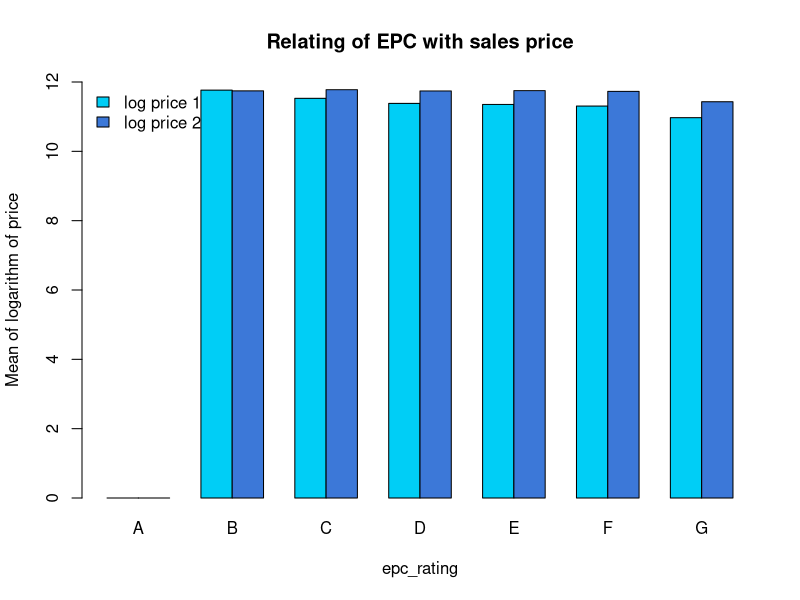
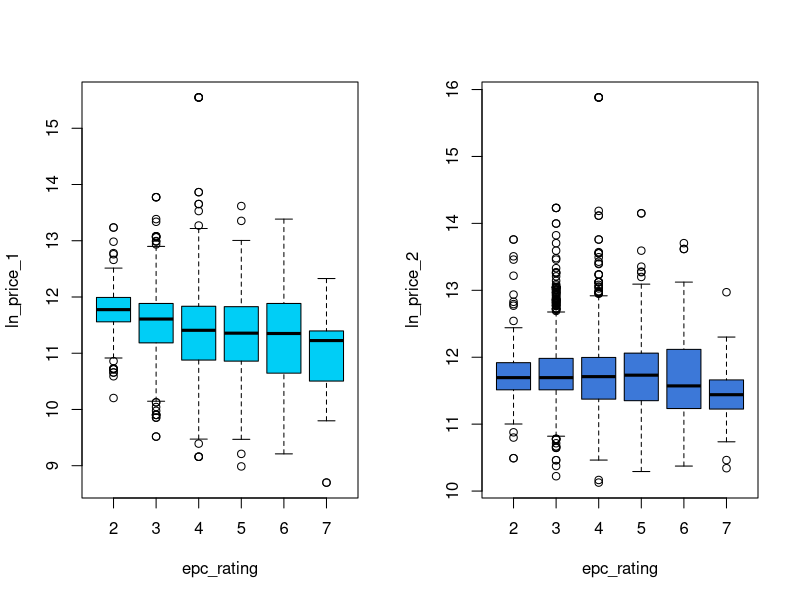
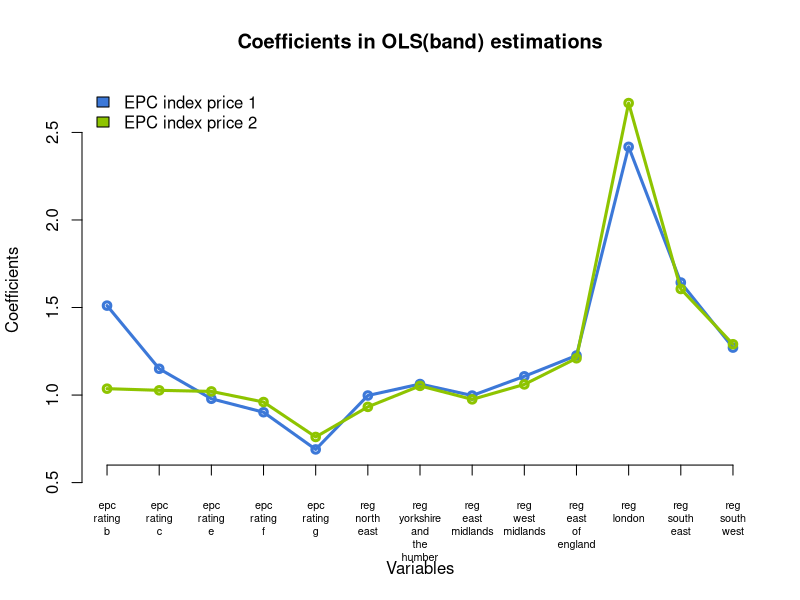
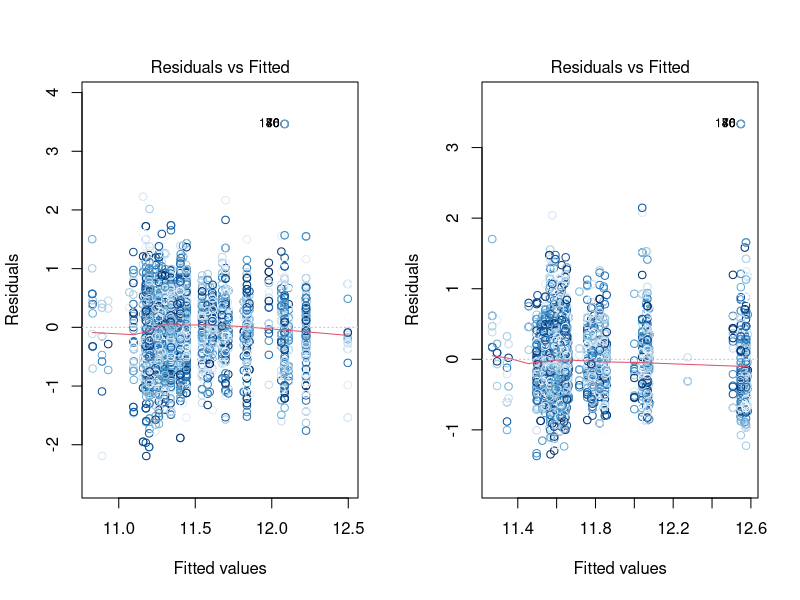
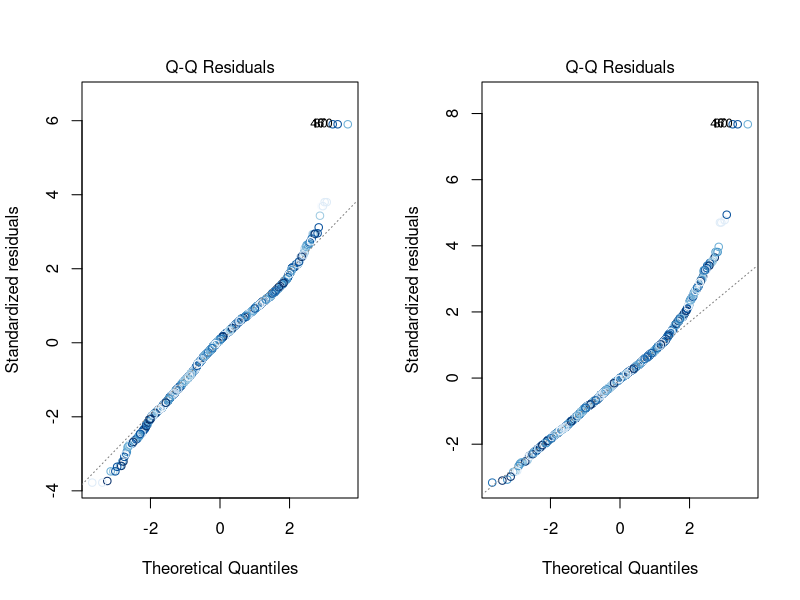
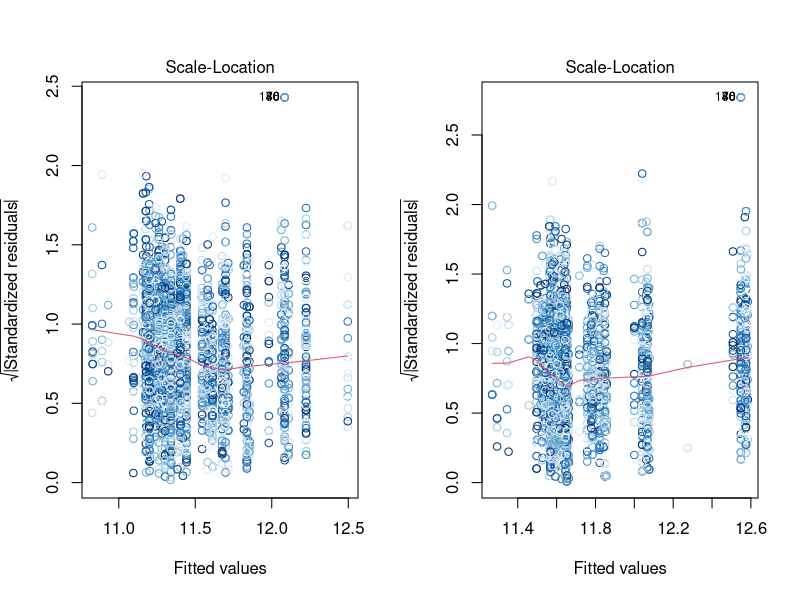
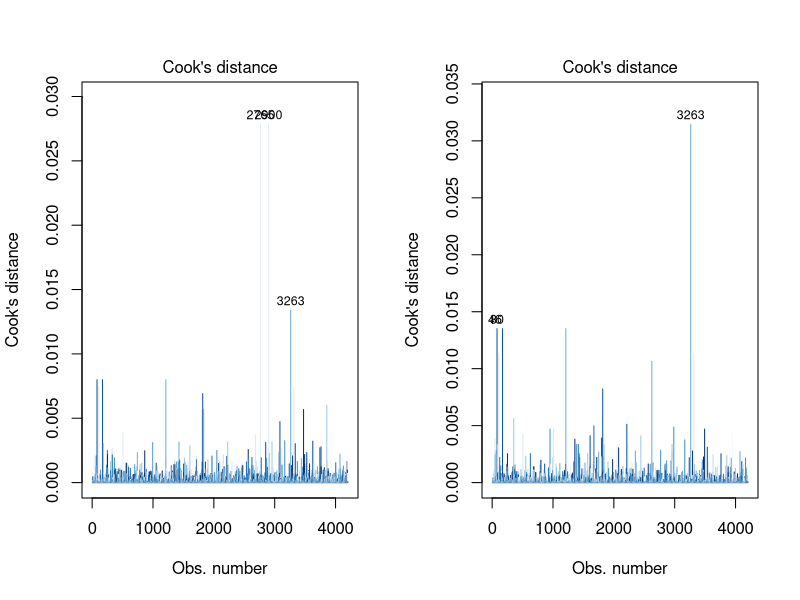
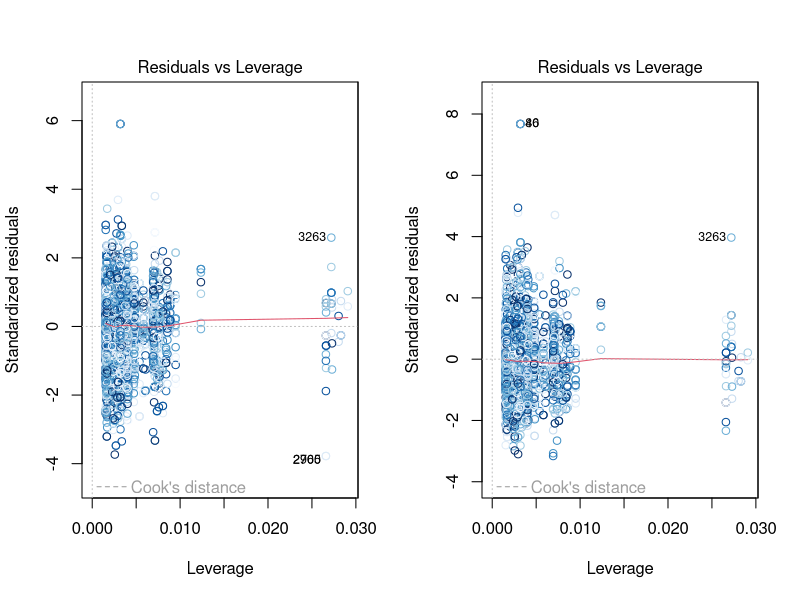

The R script that drew these images, in order:
Data <- read.csv("data/Data.csv") # nolint

library(ggplot2)
library(gridExtra)

border <- "#092f4e"
fill <- "#204c71"

# INDEX
# Hedonic regression of prices (band)
# relation of regions and house prices
# relation of regions and time between sale
# prices vs socio-economic variables
# Repeat sales index
# correlation matrix plot


# relation of rating and house prices
epc_rating <- Data$epc_rating_a +
    2 * Data$epc_rating_b +
    3 * Data$epc_rating_c +
    4 * Data$epc_rating_d +
    5 * Data$epc_rating_e + 6 * Data$epc_rating_f + 7 * Data$epc_rating_g
# epc_rating corresponds epc_rating, 1 for A, 2 for B ... 7 for G.

windows()
barplot(
    cbind(c(0, 0), rbind(
        tapply(Data$ln_price_1, epc_rating, mean),
        tapply(Data$ln_price_2, epc_rating, mean)
    )),
    beside = TRUE, ylim = c(0, 12),
    names.arg = c("A", "B", "C", "D", "E", "F", "G"),
    col = c("#00CEF6", "#3C78D8"),
    xlab = "epc_rating",
    ylab = "Mean of logarithm of price",
    main = "Relating of EPC with sales price",
)
legend("topleft", c("log price 1", "log price 2"),
    fill = c("#00CEF6", "#3C78D8"),
    bty = "n"
)

windows()
par(mfrow = c(1, 2))

boxplot(Data$ln_price_1 ~ epc_rating, ylab = "ln_price_1", col = c("#00CEF6"))
boxplot(Data$ln_price_2 ~ epc_rating, ylab = "ln_price_2", col = c("#3C78D8"))


# hedonic regression of prices
epc_price1 <- lm(ln_price_1 ~ epc_rating_b +
    epc_rating_c + epc_rating_e +
    epc_rating_f + epc_rating_g +
    reg_north_east +
    reg_yorkshire_and_the_humber + reg_east_midlands +
    reg_west_midlands + reg_east_of_england +
    reg_london + reg_south_east + reg_south_west, data = Data)


epc_price2 <- lm(ln_price_2 ~ epc_rating_b +
    epc_rating_c + epc_rating_e +
    epc_rating_f + epc_rating_g +
    reg_north_east +
    reg_yorkshire_and_the_humber + reg_east_midlands +
    reg_west_midlands + reg_east_of_england +
    reg_london + reg_south_east + reg_south_west, data = Data)


options(scipen = 999)
sink("OLS(band).txt")
print(summary(epc_price1))
print(summary(epc_price2))
# Summary shows the statistically significant variables of of ln_price
# Positivity of coefficients imply positive associativity


hedonic_price1 <- exp(epc_price1$coefficients) # hedonic price index1
hedonic_price2 <- exp(epc_price2$coefficients) # hedonic price index2

# confidence intervals for model coefficients
confint(epc_price1, conf.level = 0.95)
confint(epc_price2, conf.level = 0.95)


windows()

plot(1:13, hedonic_price1[-1],
    type = "n",
    axes = F,
    ylab = "",
    xlab = "",
    ylim = c(0.5, 2.7)
)

lines(1:13, hedonic_price1[-1], type = "o", col = "#3C78D8", lwd = 3)
lines(1:13, hedonic_price2[-1], type = "o", col = "#8EC400", lwd = 3)
axis(2)
axis(1,
    at = 1:13,
    labels = gsub("_", "\n", names(hedonic_price1)[-1]),
    padj = 1, pos = 0.6, cex.axis = 0.65
)
legend("topleft", c("EPC index price 1", "EPC index price 2"),
    fill = c("#3C78D8", "#8EC400"),
    bty = "n"
)
title(
    main = "Coefficients in OLS(band) estimations",
    ylab = "Coefficients",
    xlab = "Variables"
)

# Diagnostic plots for the model- 4 Residual plots-
# Residual = True value - Fitted value
# Residuals vs Fitted
# Normal Probability Plot of Residuals
# sqrt(|standardized residual|) vs fitted values
# Residuals vs Leverage
for (i in 1:6) {
    windows()
    par(mfrow = c(1, 2))
    plot(epc_price1, which = c(i), col = blues9)
    plot(epc_price2, which = c(i), col = blues9)
}

sink()

# relation of region and rating
windows()
barplot(
    t(rbind(
        tapply(Data$reg_north_east, epc_rating, sum),
        tapply(Data$reg_north_west, epc_rating, sum),
        tapply(Data$reg_yorkshire_and_the_humber, epc_rating, sum),
        tapply(Data$reg_east_midlands, epc_rating, sum),
        tapply(Data$reg_west_midlands, epc_rating, sum),
        tapply(Data$reg_east_of_england, epc_rating, sum),
        tapply(Data$reg_london, epc_rating, sum),
        tapply(Data$reg_south_east, epc_rating, sum),
        tapply(Data$reg_south_west, epc_rating, sum)
    ) / 4201),
    ylim = c(0, 0.2),
    names.arg = gsub("_", " ", substring(colnames(Data)[36:44], 5)),
    col = rev(blues9),
    xlab = "Regions",
    ylab = "Frequency"
)
legend("topright", c("A", "B", "C", "D", "E", "F", "G"),
    fill = rev(blues9),
    bty = "n"
)

regions <- Data$reg_north_east +
    2 * Data$reg_north_west +
    3 * Data$reg_yorkshire_and_the_humber +
    4 * Data$reg_east_midlands +
    5 * Data$reg_west_midlands +
    6 * Data$reg_east_of_england +
    7 * Data$reg_london +
    8 * Data$reg_south_east +
    9 * Data$reg_south_west

# relation of regions and house prices
windows()
barplot(
    rbind(
        tapply(Data$ln_price_1, regions, mean),
        tapply(Data$ln_price_2, regions, mean)
    ),
    beside = TRUE, ylim = c(0, 14),
    names.arg = gsub("_", " ", substring(colnames(Data)[36:44], 5)),
    xlab = "Regions",
    col = c("#00CEF6", "#3C78D8"),
    ylab = "Mean of logarithm of sales price"
)
legend("topright", c("Price index 1", "Price index 2"),
    fill = c("#00CEF6", "#3C78D8"),
    bty = "n"
)

windows()
par(mfrow = c(1, 2))
boxplot(Data$ln_price_1 ~ regions,
    xlab = "Regions", ylab = "Logarithm of first sales price",
    col = c("#00CEF6")
)
boxplot(Data$ln_price_2 ~ regions,
    xlab = "Regions", ylab = "Logarithm of second sales price",
    col = c("#3C78D8")
)

# price vs socio-economic scores
library(MASS)
windows()

price1_bc <- boxcox(price_1 ~ imd_score + income_score +
    emp_score + educ_score +
    health_score + crime_score +
    barrier_score + living_score, data = Data)

epc_price1_cont <- lm(ln_price_1 ~ imd_score + income_score +
    emp_score + educ_score +
    health_score + crime_score +
    barrier_score + living_score, data = Data)

price2_bc <- boxcox(price_2 ~ imd_score + income_score +
    emp_score + educ_score +
    health_score + crime_score +
    barrier_score + living_score, data = Data)

epc_price2_cont <- lm(t_price_2 ~ imd_score + income_score +
    emp_score + educ_score +
    health_score + crime_score +
    barrier_score + living_score, data = Data)

sink("OLS(continuous).txt")
print(summary(epc_price1_cont))
print(summary(epc_price2_cont))

# confidence intervals for model coefficients
confint(epc_price1_cont, conf.level = 0.95)
confint(epc_price2_cont, conf.level = 0.95)

sink()

windows()
tp1 <- ggplot(data = Data, aes(ln_price_1)) +
    geom_histogram(aes(y = ..count.. / sum(..count..)),
        bins = 30, col = border, fill = fill
    ) +
    ylab("Fraction") +
    ggtitle("Transformed first transaction price")

tp2 <- ggplot(data = Data, aes(t_price_2)) +
    geom_histogram(aes(y = ..count.. / sum(..count..)),
        bins = 30, col = border, fill = fill
    ) +
    ylab("Fraction") +
    ggtitle("Transformed second transaction price")

grid.arrange(tp1, tp2, nrow = 1, ncol = 2)

windows()
p1 <- ggplot(data = Data, aes(price_1)) +
    geom_histogram(aes(y = ..count.. / sum(..count..)),
        bins = 30, col = border, fill = fill
    ) +
    ylab("Fraction") +
    ggtitle("First transaction price")

p2 <- ggplot(data = Data, aes(price_2)) +
    geom_histogram(aes(y = ..count.. / sum(..count..)),
        bins = 30, col = border, fill = fill
    ) +
    ylab("Fraction") +
    ggtitle("Second transaction price")

grid.arrange(p1, p2, nrow = 1, ncol = 2)

windows()
par(mfrow = c(2, 4))
termplot(epc_price1_cont,
    partial.resid = TRUE, col.term = "#008cff",
    lwd.term = 5, lty.smth = 5, col.smth = "#000000",
    col.res = "#7f7f7f30", smooth = panel.smooth
)

windows()
par(mfrow = c(2, 4))
termplot(epc_price2_cont,
    partial.resid = TRUE, col.term = "#008cff",
    lwd.term = 5, lty.smth = 5, col.smth = "#000000",
    col.res = "#7f7f7f30", smooth = panel.smooth
)


# Repeat sales index
rsi <- read.csv("data/RSI.csv")
index <- lm(log_change ~ 0 + Y1996 + Y1997 + Y1998 + Y1999 +
    Y2000 + Y2001 + Y2002 + Y2003 + Y2004 + Y2005 + Y2006 + Y2007 + Y2008
    + Y2009 + Y2010 + Y2011 + Y2012, data = rsi)
windows()
rs_index <- c(1, exp(coef(index)))
year <- as.numeric(gsub("Y", "", colnames(rsi)[3:20]))
rs_index <- data.frame(year, rs_index)
ggplot(data = rs_index, aes(x = year, y = rs_index)) +
    geom_line(color = "#204c71", size = 2, alpha = 0.9) +
    scale_x_discrete(name = "Year", limits = year) +
    ylab("Index") +
    ggtitle("Repeated Sales Index") +
    theme(
        plot.title = element_text(hjust = 0.5),
        text = element_text(size = 20)
    )

# correlation matrix plot

small_data <- data.frame(
    Data$imd_score, Data$income_score,
    Data$emp_score, Data$educ_score, Data$health_score,
    Data$crime_score, Data$barrier_score, Data$living_score
)

library(GGally)
windows()
ggcorr(small_data, method = c("everything", "pearson"))